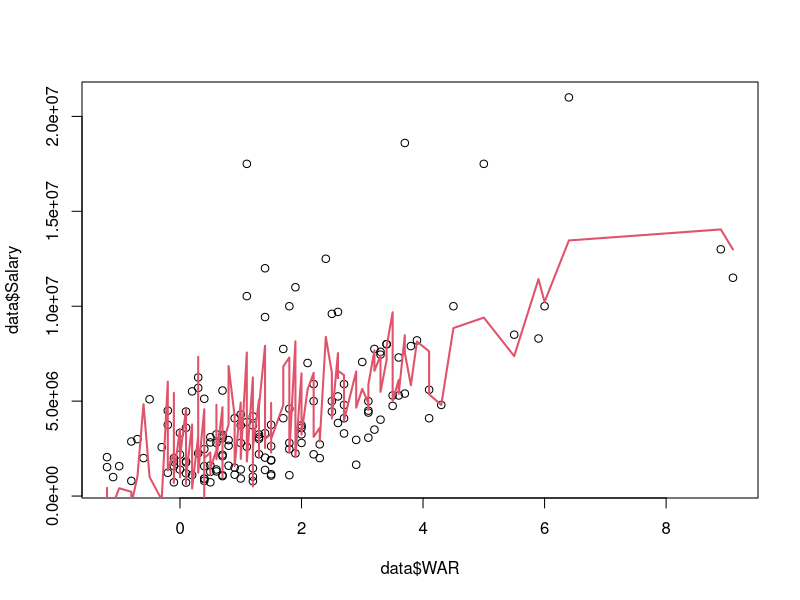
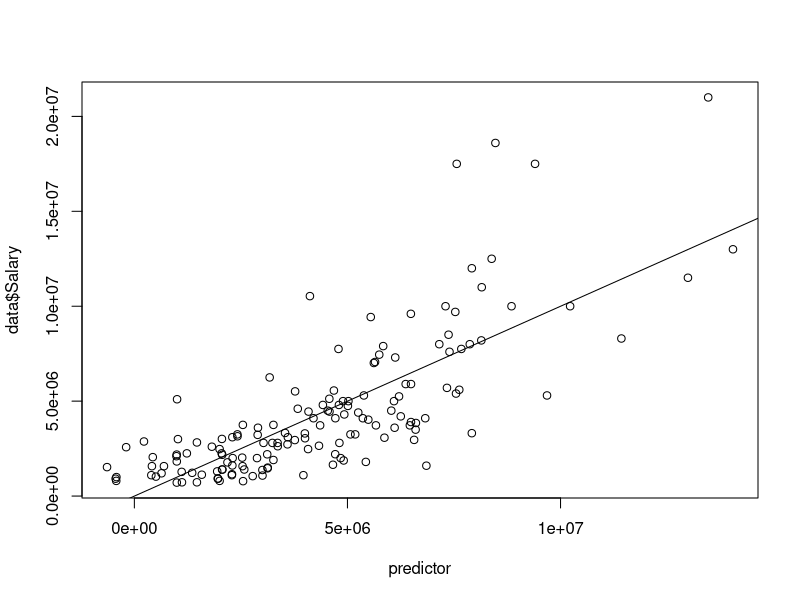
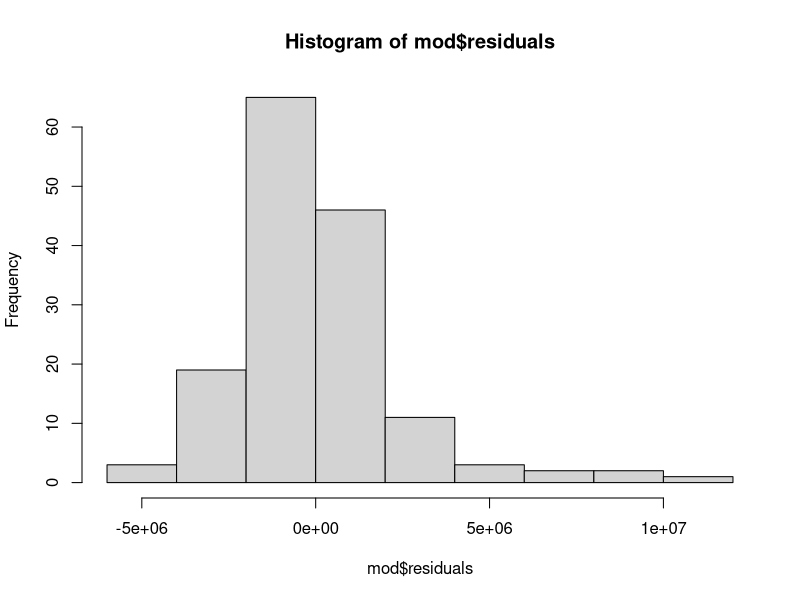
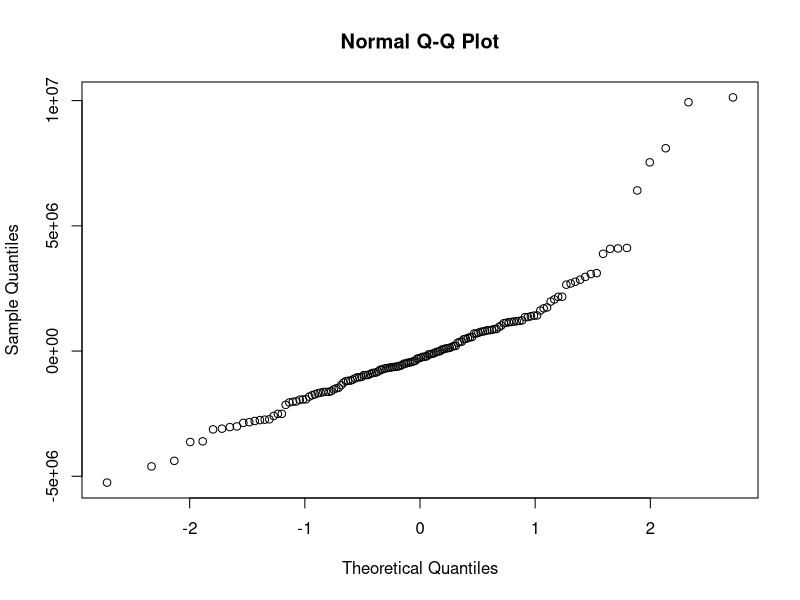
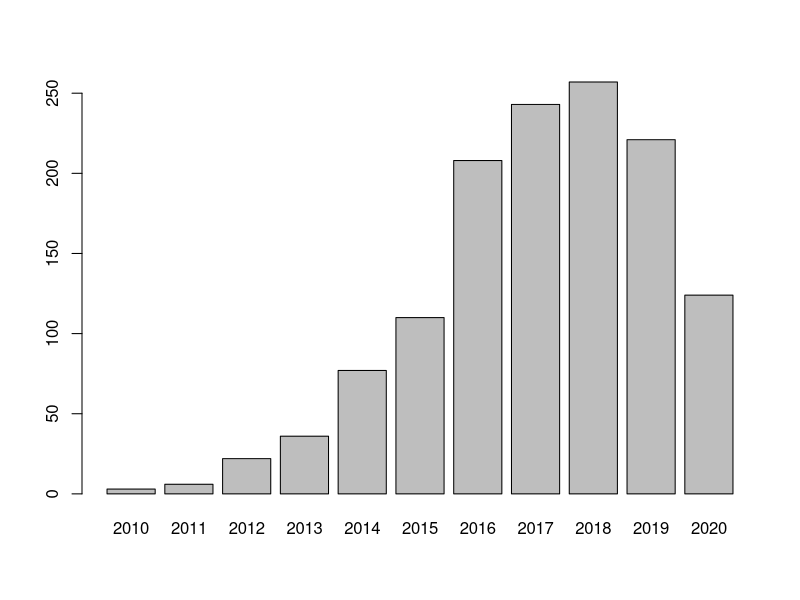
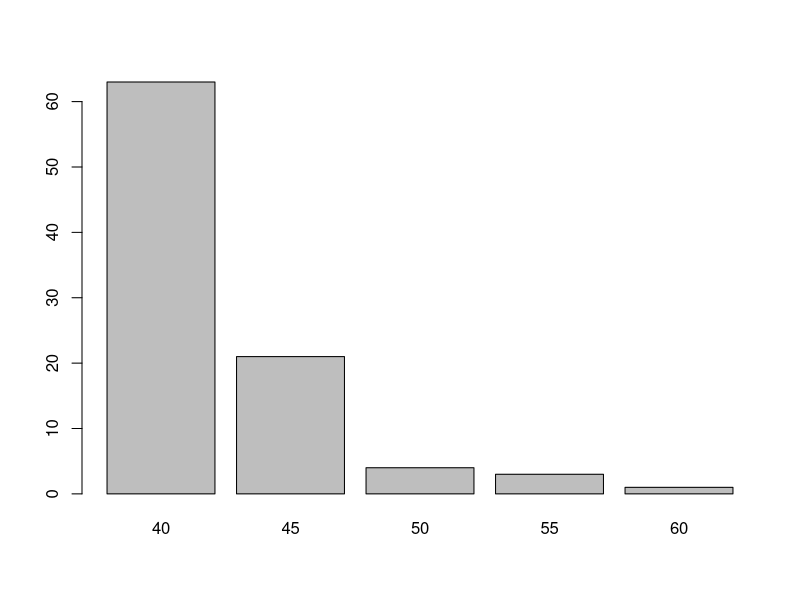
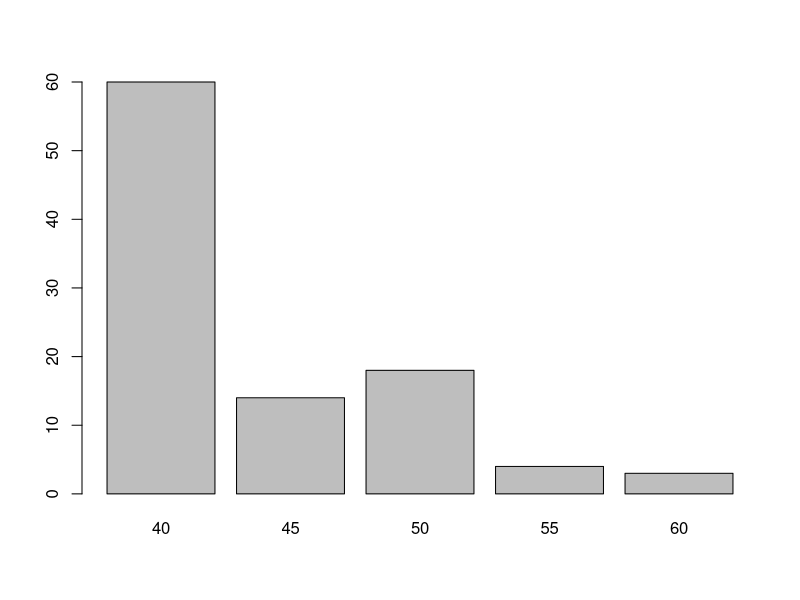
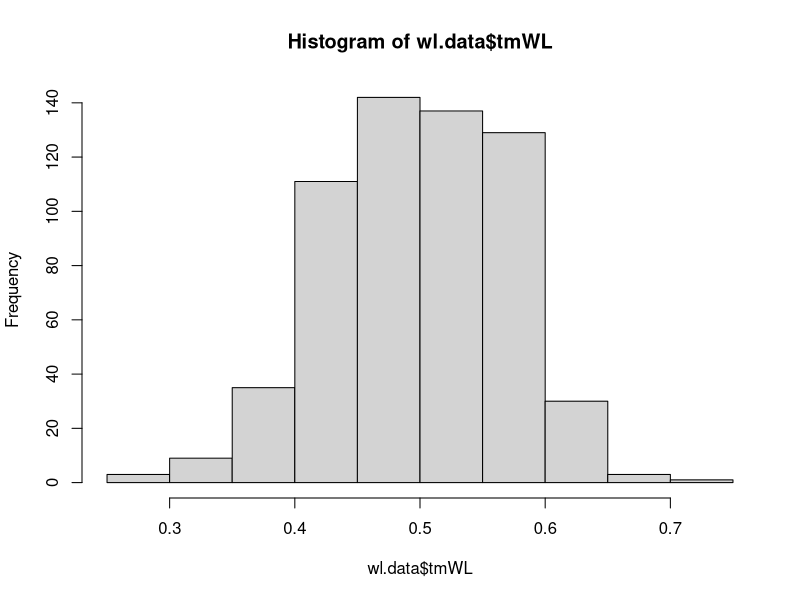

These figures' R source, in order:
# Statistical analysis that inform simulation constants

# How do we model arbitration?
# Arbitration data is from SPOTRAC

data <- read.csv("arbitration.csv")

data$Salary <- as.numeric(gsub('[$,]', '', data$Salary))

mod <- lm(data$Salary ~ data$WAR + factor(data$Years) + data$Age); summary(mod)

# Alternative with polynomial
mod2 <- lm(data$Salary ~ poly(data$WAR, 3) + factor(data$Years) + data$Age); summary(mod)

plot(data$WAR, data$Salary)

predictor <- predict(mod)

ix <- sort(data$WAR,index.return=T)$ix
lines(data$WAR[ix], predictor[ix], col=2, lwd=2 ) 

plot(predictor, data$Salary)
abline(0, 1)

# Note: model can be improved by using a log transformation
hist(mod$residuals)
qqnorm(mod$residuals)

data <- read.csv("prospect_data/total-board-data.csv")

# How big is the board?

lengths(data)

barplot(table(data$Sign.Yr))

# How many prospects per draft?
picks_2020 <- data[data$Sign.Mkt == "Draft" & data$Sign.Yr == 2020,]
lengths(picks_2020)[1]; 124 / 30  # There are 124 from 2020 - not all have signed yet, though, and the draft was smaller

picks_2019 <- data[data$Sign.Mkt == "Draft" & data$Sign.Yr == 2019,]
lengths(picks_2019)[1]; 184 / 30  # There are 184 from 2019

picks_2018 <- data[data$Sign.Mkt == "Draft" & data$Sign.Yr == 2018,]
lengths(picks_2018)[1]; 174 / 30  # There are 174 in 2018 - expected, because some drop out

# What proportion of prospects are from J2 vs. the Draft?

table(data$Sign.Mkt)
print("From J2: "); 472 / (831 + 472)
print("From Draft: "); 831 / (831 + 472)

831/472
6 / 3.5

# FV Distribution for J2 signings

prop.table(table(data$FV[data$Sign.Mkt == "J2"]))

# What is the FV distribution for a draft year?

# 2019
picks_2019$new.FV <- strtoi(gsub("+", "", picks_2019$FV))
table(picks_2019$new.FV)
prop.table(table(picks_2019$new.FV))
barplot(table(picks_2019$new.FV))

# 2018
picks_2018$new.FV <- strtoi(gsub("+", "", picks_2018$FV))
table(picks_2018$new.FV)
prop.table(table(picks_2018$new.FV))
barplot(table(picks_2018$new.FV))

# What are the FVs for each draft slot, assuming a draft of 180 players?
# Using figures from 2019 draft

.0109 * 180  # Top two are 60
.0326 * 180  # Next 6 are 55
.0435 * 180  # Next 8 are 50
.2283 * 180  # Next 41 are 45
.6848 * 180  # Next 123 are 40
2 + 6 + 8 + 41 + 123

# How many prospects are pitchers vs. hitters?

prop.table(table(data$Pos))
.100 + .393  # Pitchers - it's about evenly split

# What's the distribution of WL%?

wl.data <- read.csv("total.csv")
hist(wl.data$tmWL)

# Per year - it's pretty erratic
hist(wl.data[wl.data$Year == 2019,]$tmWL)
hist(wl.data[wl.data$Year == 2018,]$tmWL)
hist(wl.data[wl.data$Year == 2017,]$tmWL)
hist(wl.data[wl.data$Year == 2016,]$tmWL)

# What are the cut-off values for the important draft picks?

quantile(wl.data$tmWL, probs = c(2/30, 8/30, 16/30, (57 - 30)/30))

# What's the ETA of prospects when they're signed?

prop.table(table(data$ETA[data$Sign.Yr == 2020]))
prop.table(table(data$ETA[data$Sign.Yr == 2019]))
prop.table(table(data$ETA[data$Sign.Yr == 2018]))

plot(data$ETA[data$Sign.Yr == 2020], data$Age[data$Sign.Yr == 2020])

prop.table(table(data$ETA[data$Sign.Yr == 2020 & data$Age < 20]))  # Age < 20
prop.table(table(data$ETA[data$Sign.Yr == 2020 & data$Age >= 20]))  # Age < 20

# What are the ages of draft prospects?

hist(data$Age[data$Sign.Mkt == "Draft" & data$Sign.Yr == 2020])

# What do the J2 prospects look like?

hist(data$Age[data$Sign.Mkt == "J2" & data$Sign.Yr == 2019])  # Almost all age 17
prop.table(table(data$new.FV[data$Sign.Yr == 2019]))

# What does ETA look like for the whole board?
barplot(table(data$ETA))


# ETA vs. real ETA from The Board

# Adding in actual ETA based on leaderboards

board_2017 = read.csv("ETA Data/2017-board-data.csv")
board_2018 = read.csv("ETA Data/2018-board-data.csv")
leaders_2017 = read.csv("ETA Data/leaders-2017.csv")
leaders_2018 = read.csv("ETA Data/leaders-2018.csv")
leaders_2019 = read.csv("ETA Data/leaders-2019.csv")

board_2017$in2017 <- board_2017$Name %in% leaders_2017$Name
board_2017$in2018 <- board_2017$Name %in% leaders_2018$Name
board_2017$in2019 <- board_2017$Name %in% leaders_2019$Name

board_2018$in2018 <- board_2018$Name %in% leaders_2018$Name
board_2018$in2019 <- board_2018$Name %in% leaders_2019$Name

# Set ETA
{
board_2017$debut <-
  (2017 * board_2017$in2017) + 
  (2018 * (!board_2017$in2017 & board_2017$in2018)) + 
  (2019 * (!board_2017$in2017 & !board_2017$in2018 & board_2017$in2019)) + 
  (2020 * (!board_2017$in2017 & !board_2017$in2018 & !board_2017$in2019))
}

{
  board_2018$debut <-
    (2018 * (board_2018$in2018)) + 
    (2019 * (!board_2018$in2018 & board_2018$in2019)) + 
    (2020 * (!board_2018$in2018 & !board_2018$in2019))
}

# Tables and graphs
tab <- table(board_2017$ETA, board_2017$debut); tab
prop.table(tab, 1)

barplot(table(board_2017$debut[board_2017$ETA == 2017]))
barplot(table(board_2017$debut[board_2017$ETA == 2018]))
barplot(table(board_2017$debut[board_2017$ETA == 2019]))
barplot(table(board_2017$debut[board_2017$ETA > 2019]))

tab <- table(board_2018$ETA, board_2018$debut); tab
prop.table(tab, 1)

barplot(table(board_2018$debut[board_2018$ETA == 2018]))
barplot(table(board_2018$debut[board_2018$ETA == 2019]))
barplot(table(board_2018$debut[board_2018$ETA > 2019]))

lengths(board_2018)
board_2018$Signed

barplot(table(board_2018$ETA[grep("2017", board_2018$Signed)]))

# FV Drift

board_2019 = read.csv("ETA Data/2019-board-data.csv")
board_2020 = read.csv("ETA Data/2020-board-data.csv")

total_board <- rbind(data.frame("Name"=board_2017$Name), 
                     data.frame("Name"=board_2018$Name),
                     data.frame("Name"=board_2019$Name),
                     data.frame("Name"=board_2020$Name))
total_board <- unique(total_board)

total_board <- merge(total_board,
                     data.frame("Name"=board_2017$Name,
                                "FV2017"=board_2017$FV), by=c("Name"), all=TRUE)
total_board <- merge(total_board,
                     data.frame("Name"=board_2018$Name,
                                "FV2018"=board_2018$FV), by=c("Name"), all=TRUE)
total_board <- merge(total_board,
                     data.frame("Name"=board_2019$Name,
                                "FV2019"=board_2019$FV), by=c("Name"), all=TRUE)
total_board <- merge(total_board,
                     data.frame("Name"=board_2020$Name,
                                "FV2020"=board_2020$FV), by=c("Name"), all=TRUE)

tab1 <- table(total_board$FV2017, total_board$FV2018); tab1
tab2 <- table(total_board$FV2018, total_board$FV2019); tab2
tab3 <- table(total_board$FV2019, total_board$FV2020); tab3

prop.table(tab1, 1)
prop.table(tab2, 1)
prop.table(tab3, 1)

total = read.csv("total.csv")

# Analysis informing the world series probability function

# Wins from WAR sum regression
mod <- lm(Wtm ~ WARtot, data=total); summary(mod)
{
  plot(total$WARtot, total$Wtm, col="black"); 
  abline(mod, col="red");
  abline(47, 1, col="blue")
}

h <- hist(mod$residuals)
sd(mod$residuals)

# Overlayed normal distribution
x <- mod$residuals
xfit <- seq(min(x), max(x), length=600)
yfit <- dnorm(xfit, mean=mean(x), sd=sd(x))
yfit <- yfit * diff(h$mids[1:2]) * length(x)
lines(xfit, yfit, col="blue", lwd=2)

